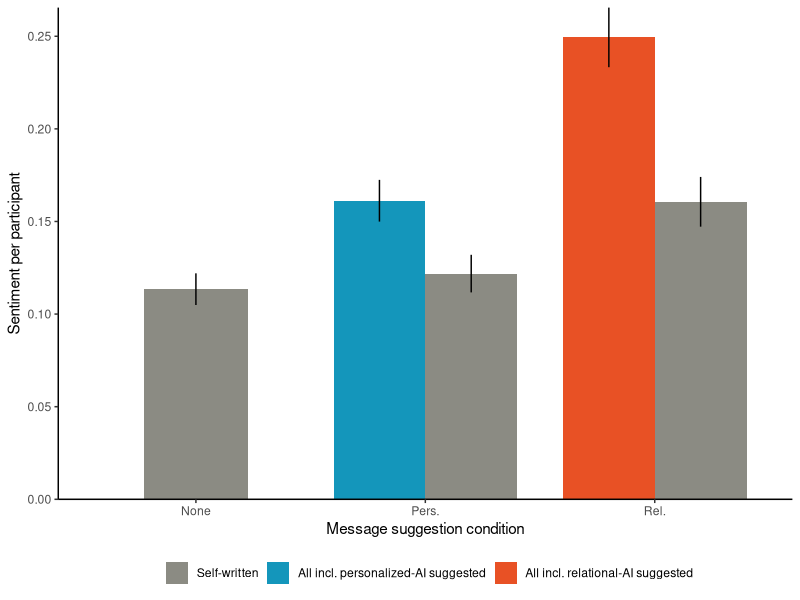
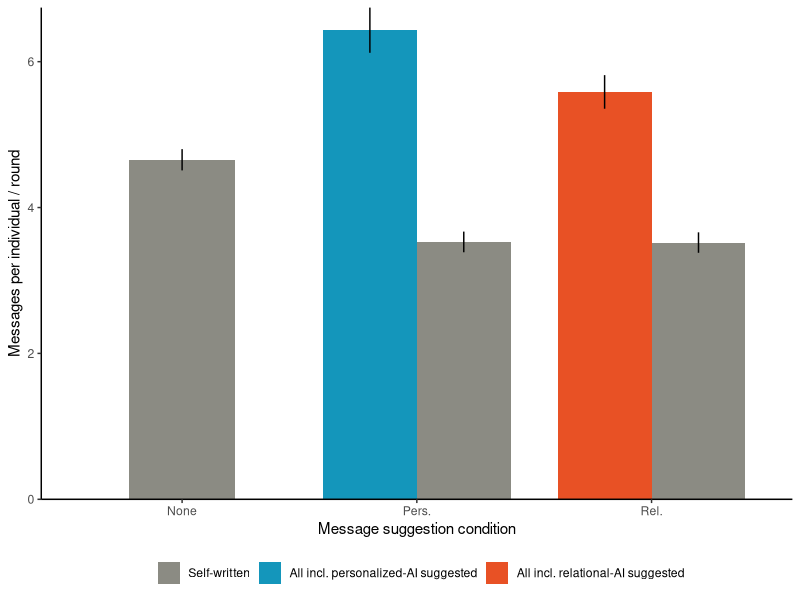

Recreate these plots in R, in order.
library(ggplot2)
library(tidyr)
library(dplyr)
library(lme4)
library(lmerTest)
library(emmeans)

d <- read.csv("./csv/ParticipantData.csv") %>%
  filter(Condition %in% c("control", "personal", "relational-static"))

dd <- d %>%
  filter(RoundID != 5) %>%   # exclude RoundID == 5
  group_by(SessionID, Condition, ParticipantID) %>%
  summarise(
    WeightedVADER      = sum(VADERMean * NumMsgs, na.rm = TRUE) / sum(NumMsgs, na.rm = TRUE),
    WeightedVADERHuman = sum(VADERMeanHuman * NumMsgsHuman, na.rm = TRUE) / sum(NumMsgsHuman, na.rm = TRUE),
    MMsgs              = mean(NumMsgs, na.rm = TRUE),
    MMsgsHuman         = mean(NumMsgsHuman, na.rm = TRUE),
    .groups = "drop"
  )

dd2 <- dd %>%
  group_by(Condition) %>%
  summarise(
    MeanMsg      = mean(MMsgs, na.rm = TRUE),
    SEMsg        = sd(MMsgs, na.rm = TRUE) / sqrt(n()),
    MeanMsgHuman = mean(MMsgsHuman, na.rm = TRUE),
    SEMsgHuman   = sd(MMsgsHuman, na.rm = TRUE) / sqrt(n()),
    MeanVADER      = mean(WeightedVADER, na.rm = TRUE),
    SEVADER        = sd(WeightedVADER, na.rm = TRUE) / sqrt(n()),
    MeanVADERHuman = mean(WeightedVADERHuman, na.rm = TRUE),
    SEVADERHuman   = sd(WeightedVADERHuman, na.rm = TRUE) / sqrt(n()),
    n = n(),
    .groups = "drop"
  )

dd3 <- dd2 %>%
  transmute(
    Condition,
    Mean_All   = MeanVADER,       SE_All   = SEVADER,
    Mean_Human = MeanVADERHuman,  SE_Human = SEVADERHuman
  ) %>%
  pivot_longer(cols = c(Mean_All, Mean_Human),
               names_to = "Measure", values_to = "Mean") %>%
  mutate(
    SE = ifelse(Measure == "Mean_All", SE_All, SE_Human),
    Measure = recode(Measure,
                     "Mean_All"   = "All Messages",
                     "Mean_Human" = "Human Messages Only")
  )

# Keep only Self-written for control (None)
dd4 <- dd3 %>%
  filter(!(Condition == "control" & Measure != "Human Messages Only"))

# Map to FillGroup (base) and then FillGroup2 (final labels/order)
dd5 <- dd4 %>%
  mutate(
    FillGroup = case_when(
      Condition == "control" ~ "Self-written", 
      Condition == "personal" & Measure == "Human Messages Only" ~ "Self-written",
      Condition == "relational-static" & Measure == "Human Messages Only" ~ "Self-written",
      Condition == "personal" & Measure == "All Messages" ~ "Pers.",
      Condition == "relational-static" & Measure == "All Messages" ~ "Rel."
    ),
    Condition2 = factor(Condition,
                        levels = c("control", "personal", "relational-static"),
                        labels = c("None", "Pers.", "Rel."))
  )

# FINAL fill labels **and order** (All-including first, Self-written last)
dd5$FillGroup2 <- factor(
  dd5$FillGroup,
  levels = c("Pers.", "Rel.", "Self-written"),
  labels = c("All incl. personalized-AI suggested",
             "All incl. relational-AI suggested",
             "Self-written")
)

# Single, shared palette used in BOTH plots
pal_fill <- c(
  "All incl. personalized-AI suggested" = "#1496BB",
  "All incl. relational-AI suggested"   = "#E85125",
  "Self-written"                        = "#8b8b83"
)

# -----------------------------
# PLOT A: Politeness per individual (Weighted VADER)
# -----------------------------
polite_none   <- dd5 %>% filter(Condition2 == "None")
polite_others <- dd5 %>% filter(Condition2 != "None")

# Figure 5a

ggplot() +
  # Thin bars for None
  geom_col(
    data = polite_none,
    aes(x = Condition2, y = Mean, fill = FillGroup2),
    width = 0.45
  ) +
  geom_errorbar(
    data = polite_none,
    aes(x = Condition2, ymin = Mean - SE, ymax = Mean + SE),
    width = 0.0
  ) +
  # Normal bars for Pers./Rel. with dodging
  geom_col(
    data = polite_others,
    aes(x = Condition2, y = Mean, fill = FillGroup2),
    width = 0.8,
    position = position_dodge(width = 0.8)
  ) +
  geom_errorbar(
    data = polite_others,
    aes(x = Condition2, ymin = Mean - SE, ymax = Mean + SE, group = FillGroup2),
    width = 0.0,
    position = position_dodge(width = 0.8)
  ) +
  scale_fill_manual(values = pal_fill) +
  labs(x = "Message suggestion condition", y = "Sentiment per participant", fill = "") +
  scale_y_continuous(expand=c(0,0)) +
  theme_classic() +
  theme(legend.position = "bottom")

# -----------------------------
# PLOT B: Messages per individual per round
# Use SAME colors; None thinner (width 0.45), others normal (0.8)
# -----------------------------
dd3_msg <- dd2 %>%
  select(Condition, MeanMsg, SEMsg, MeanMsgHuman, SEMsgHuman) %>%
  pivot_longer(cols = starts_with("Mean"),
               names_to = "Measure", values_to = "Mean") %>%
  mutate(
    SE = ifelse(Measure=="MeanMsg", SEMsg, SEMsgHuman),
    Measure = recode(Measure,
                     "MeanMsg" = "All Messages",
                     "MeanMsgHuman" = "Human Messages Only")
  )

dd4_msg <- dd3_msg %>%
  filter(!(Condition == "control" & Measure != "Human Messages Only"))

dd5_msg <- dd4_msg %>%
  mutate(
    FillGroup2 = case_when(
      Condition == "control" ~ "Self-written",
      Condition == "personal" & Measure == "Human Messages Only" ~ "Self-written",
      Condition == "relational-static" & Measure == "Human Messages Only" ~ "Self-written",
      Condition == "personal" & Measure == "All Messages" ~ "All incl. personalized-AI suggested",
      Condition == "relational-static" & Measure == "All Messages" ~ "All incl. relational-AI suggested"
    ),
    Condition2 = factor(Condition,
                        levels=c("control","personal","relational-static"),
                        labels=c("None","Pers.","Rel."))
  ) %>%
  mutate(FillGroup2 = factor(FillGroup2, levels=levels(dd5$FillGroup2)))

# Figure 5A

msgs_none   <- dd5_msg %>% filter(Condition2=="None")
msgs_others <- dd5_msg %>% filter(Condition2!="None")

ggplot() +
  geom_col(
    data = msgs_none,
    aes(x=Condition2, y=Mean, fill=FillGroup2),
    width=0.45
  ) +
  geom_errorbar(
    data = msgs_none,
    aes(x=Condition2, ymin=Mean-SE, ymax=Mean+SE),
    width=0.0
  ) +
  geom_col(
    data = msgs_others,
    aes(x=Condition2, y=Mean, fill=FillGroup2),
    width=0.8, position=position_dodge(width=0.8)
  ) +
  geom_errorbar(
    data = msgs_others,
    aes(x=Condition2, ymin=Mean-SE, ymax=Mean+SE, group=FillGroup2),
    width=0.0, position=position_dodge(width=0.8)
  ) +
  scale_fill_manual(values=pal_fill) +
  labs(x="Message suggestion condition", y="Messages per individual / round", fill="") +
  scale_y_continuous(expand=c(0,0)) +
  theme_classic() +
  theme(legend.position="bottom")

# -----------------------------
# Regression (unchanged)
# -----------------------------
dd_long <- dd %>%
  pivot_longer(
    cols = c(MMsgs, MMsgsHuman),
    names_to = "Measure",
    values_to = "Score"
  ) %>%
  mutate(Condition = factor(Condition, 
                            levels = c("control", "personal", "relational-static")),
         Group = paste(Condition, Measure, sep = "_"))

dd_long$Group <- relevel(factor(dd_long$Group), ref = "control_MMsgs")
dd_long <- subset(dd_long, Group != "control_MMsgsHuman")

fit <- lm(Score ~ Group, data = dd_long)
summary(fit)
confint(fit)
